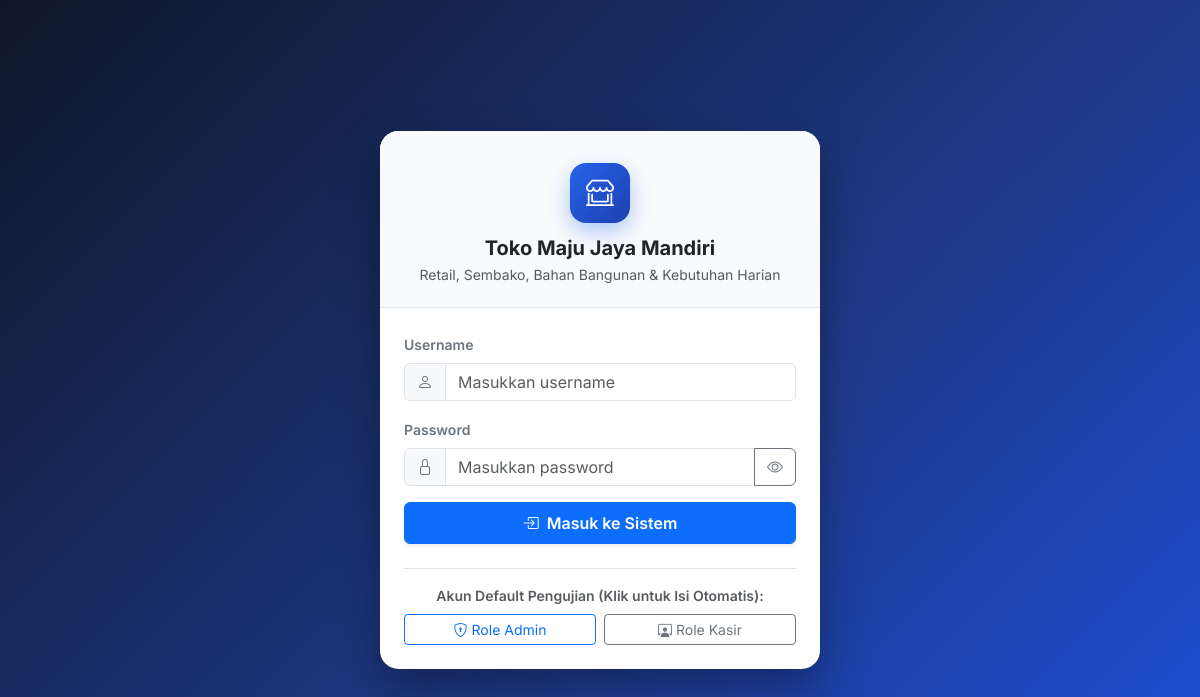
The page / on the database its author committed.
### tables this page shows
CREATE TABLE `store_settings` (
    `id` INT UNSIGNED PRIMARY KEY DEFAULT 1,
    `store_name` VARCHAR(150) NOT NULL DEFAULT 'Webcraft POS UMKM',
    `store_tagline` VARCHAR(200) DEFAULT 'Solusi Kasir & Inventori Terpadu',
    `address` VARCHAR(500) DEFAULT NULL,
    `phone` VARCHAR(30) DEFAULT NULL,
    `email` VARCHAR(100) DEFAULT NULL,
    `logo_path` VARCHAR(255) DEFAULT NULL,
    `receipt_header` VARCHAR(500) DEFAULT NULL,
    `receipt_footer` VARCHAR(500) DEFAULT 'Terima kasih telah berbelanja di toko kami! Barang yang sudah dibeli tidak dapat ditukar/dikembalikan kecuali ada perjanjian.',
    `show_logo_on_receipt` TINYINT(1) NOT NULL DEFAULT 1,
    `show_cashier_on_receipt` TINYINT(1) NOT NULL DEFAULT 1,
    `show_customer_on_receipt` TINYINT(1) NOT NULL DEFAULT 1,
    `receipt_paper_width` ENUM('58mm', '80mm') NOT NULL DEFAULT '80mm',
    `currency_symbol` VARCHAR(10) NOT NULL DEFAULT 'Rp',
    `updated_at` TIMESTAMP DEFAULT CURRENT_TIMESTAMP ON UPDATE CURRENT_TIMESTAMP
);

### app/Controllers/BaseController.php (called while the page is built, shortened)
<?php
abstract class BaseController
{
    protected SettingModel $settingModel;
    public function __construct()
    {
        $this->settingModel = new SettingModel();
    }
    protected function renderStandalone(string $viewFile, array $data = []): void
    {
        $storeSettings = $this->settingModel->getSettings();
        extract($data, EXTR_SKIP);
        $fullViewPath = VIEW_PATH . DIRECTORY_SEPARATOR . str_replace('/', DIRECTORY_SEPARATOR, $viewFile) . '.php';
        require $fullViewPath;
    }
}

### app/Controllers/AuthController.php (called while the page is built, shortened)
<?php
class AuthController extends BaseController
{
    public function showLogin(): void
    {
        $this->renderStandalone('auth/login', [
            'pageTitle' => 'Login Sistem Kasir',
        ]);
    }
}

### index.php (called while the page is built, shortened)
<?php
require_once __DIR__ . DIRECTORY_SEPARATOR . 'config' . DIRECTORY_SEPARATOR . 'config.php';
Router::dispatch();

### config/config.php (called while the page is built, shortened)
<?php
$envFile = BASE_PATH . DIRECTORY_SEPARATOR . '.env';
if (!function_exists('env_val')) {
    function env_val(string $key, mixed $default = null): mixed
    {
        $val = $_ENV[$key] ?? getenv($key);
        if ($val === false || $val === null || $val === '') {
            return $default;
        }
        $lower = strtolower((string) $val);
        if ($lower === 'true') {
            return true;
        }
        if ($lower === 'false') {
            return false;
        }
        return $val;
    }
}
$isDebug = (bool) env_val('APP_DEBUG', false);
$composerAutoload = BASE_PATH . DIRECTORY_SEPARATOR . 'vendor' . DIRECTORY_SEPARATOR . 'autoload.php';
if (!defined('WEBCRAFT_AUTOLOAD_REGISTERED')) {
    spl_autoload_register(function (string $class): void {
        $prefix = 'App\\';
        $baseDir = APP_PATH . DIRECTORY_SEPARATOR;
        $len = strlen($prefix);
        $relativeClass = substr($class, $len);
        $file = $baseDir . str_replace('\\', DIRECTORY_SEPARATOR, $relativeClass) . '.php';
    });
}
require_once APP_PATH . DIRECTORY_SEPARATOR . 'Helpers' . DIRECTORY_SEPARATOR . 'functions.php';
return [
    'app_name' => (string) env_val('APP_NAME', 'Webcraft POS'),
    'app_env'  => (string) env_val('APP_ENV', 'production'),
    'debug'    => $isDebug,
    'db'       => [
        'driver'          => (string) env_val('DB_DRIVER', 'mysql'),
        'host'            => (string) env_val('DB_HOST', '127.0.0.1'),
        'port'            => (string) env_val('DB_PORT', '3306'),
        'database'        => (string) env_val('DB_NAME', 'webcraft_pos'),
        'username'        => (string) env_val('DB_USER', 'root'),
        'password'        => (string) env_val('DB_PASS', ''),
        'charset'         => (string) env_val('DB_CHARSET', 'utf8mb4'),
        'fallback_sqlite' => (bool) env_val('DB_AUTO_FALLBACK_SQLITE', true),
        'sqlite_path'     => STORAGE_PATH . DIRECTORY_SEPARATOR . 'database.sqlite',
    ],
];

### app/Models/SettingModel.php (called while the page is built, shortened)
<?php
class SettingModel
{
    private PDO $db;
    public function __construct()
    {
        $this->db = Database::getConnection();
    }
    public function getSettings(): array
    {
        $stmt = $this->db->query("SELECT * FROM store_settings WHERE id = 1 LIMIT 1");
        $row = $stmt->fetch();
        return $row;
    }
}

### app/Helpers/functions.php (called while the page is built, shortened)
<?php
function e(mixed $value): string
{
    return htmlspecialchars((string) ($value ?? ''), ENT_QUOTES | ENT_SUBSTITUTE, 'UTF-8');
}
function base_url(string $path = ''): string
{
    $scriptName = $_SERVER['SCRIPT_NAME'] ?? '/index.php';
    $dir = rtrim(str_replace('\\', '/', dirname($scriptName)), '/');
    $path = ltrim($path, '/');
    return ($dir === '' ? '' : $dir) . '/' . $path;
}
function route_url(string $page, array $params = []): string
{
    $query = array_merge(['page' => $page], $params);
    return base_url('index.php?' . http_build_query($query));
}

### views/auth/login.php (the view, shortened to what this page needs)
<?php
$storeName = $storeSettings['store_name'] ?? 'Webcraft POS UMKM';
$storeTagline = $storeSettings['store_tagline'] ?? 'Sistem Kasir dan Manajemen Stok Berbasis Web';
$logoPath = $storeSettings['logo_path'] ?? null;
?>
<!DOCTYPE html>
<html lang="id">
<head>
    <link href="https://cdn.jsdelivr.net/npm/bootstrap@5.3.3/dist/css/bootstrap.min.css" rel="stylesheet">
    <link href="https://cdn.jsdelivr.net/npm/bootstrap-icons@1.11.3/font/bootstrap-icons.min.css" rel="stylesheet">
</head>
<body>
<div class="login-card">
    <div class="login-header">
        <?php if (!empty($logoPath)): ?>
            <img src="<?= e(asset_url($logoPath)) ?>" alt="Logo Toko" class="rounded mb-2" style="width:64px;height:64px;object-fit:cover;">
        <?php else: ?>
            <div class="brand-badge">
                <i class="bi bi-shop-window"></i>
            </div>
        <?php endif; ?>
        <h1 class="h5 fw-bold text-dark mb-1"><?= e($storeName) ?></h1>
        <p class="text-muted small mb-0"><?= e($storeTagline) ?></p>
    </div>
    <div class="p-4">
        <form method="POST" action="<?= e(route_url('login')) ?>" id="loginForm">
            <div class="mb-3">
                <label for="username" class="form-label small fw-semibold text-secondary">Username</label>
                <div class="input-group">
                    <span class="input-group-text bg-light"><i class="bi bi-person text-secondary"></i></span>
                    <input type="text" class="form-control" id="username" name="username" placeholder="Masukkan username" required autofocus>
                </div>
            </div>
            <div class="mb-3">
                <label for="password" class="form-label small fw-semibold text-secondary">Password</label>
                <div class="input-group">
                    <span class="input-group-text bg-light"><i class="bi bi-lock text-secondary"></i></span>
                    <input type="password" class="form-control" id="password" name="password" placeholder="Masukkan password" required>
                    <button class="btn btn-outline-secondary" type="button" id="togglePwd" title="Tampilkan Password">
                        <i class="bi bi-eye"></i>
                    </button>
                </div>
            </div>
            <button type="submit" class="btn btn-primary w-100 py-2 fw-semibold shadow-sm">
                <i class="bi bi-box-arrow-in-right me-1"></i> Masuk ke Sistem
            </button>
        </form>
        <div class="mt-4 pt-3 border-top">
            <div class="small text-muted fw-semibold mb-2 text-center">Akun Default Pengujian (Klik untuk Isi Otomatis):</div>
            <div class="row g-2">
                <div class="col-6">
                    <button type="button" class="btn btn-outline-primary btn-sm w-100" onclick="fillDemo('admin', 'admin123')">
                        <i class="bi bi-shield-lock me-1"></i>Role Admin
                    </button>
                </div>
                <div class="col-6">
                    <button type="button" class="btn btn-outline-secondary btn-sm w-100" onclick="fillDemo('kasir', 'kasir123')">
                        <i class="bi bi-person-workspace me-1"></i>Role Kasir
                    </button>
                </div>
            </div>
        </div>
    </div>
</div>
</body>
</html>

### views/auth/login.php (style rules this page uses)
body { font-family: 'Inter', sans-serif; background: linear-gradient(135deg, #0f172a 0%, #1e3a8a 60%, #1d4ed8 100%); min-height: 100vh; display: flex; align-items: center; justify-content: center; padding: 1.25rem; }
.login-card { width: 100%; max-width: 440px; background: #ffffff; border-radius: 1.15rem; box-shadow: 0 20px 45px rgba(0, 0, 0, 0.35); overflow: hidden; }
.login-header { background: #f8fafc; padding: 2rem 2rem 1.4rem; text-align: center; border-bottom: 1px solid #e2e8f0; }
.brand-badge { width: 60px; height: 60px; border-radius: 16px; background: linear-gradient(135deg, #2563eb, #1e40af); color: #fff; font-size: 1.75rem; display: inline-flex; align-items: center; justify-content: center; margin-bottom: 0.85rem; box-shadow: 0 8px 20px rgba(37, 99, 235, 0.35); }

### rows shown on the page
store_settings: store_name "Toko Maju Jaya Mandiri", store_tagline "Retail, Sembako, Bahan Bangunan & Kebutuhan Harian"
